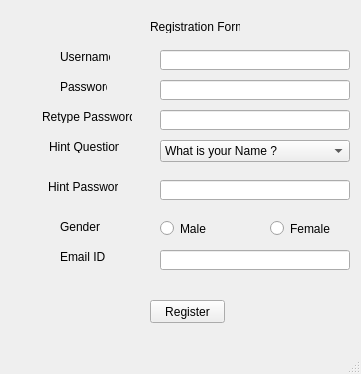
<?xml version="1.0" encoding="UTF-8"?>
<ui version="4.0">
 <class>MainWindow</class>
 <widget class="QMainWindow" name="MainWindow">
  <property name="geometry">
   <rect>
    <x>0</x>
    <y>0</y>
    <width>361</width>
    <height>374</height>
   </rect>
  </property>
  <property name="windowTitle">
   <string>MainWindow</string>
  </property>
  <widget class="QWidget" name="centralwidget">
   <widget class="QLabel" name="title">
    <property name="geometry">
     <rect>
      <x>150</x>
      <y>20</y>
      <width>90</width>
      <height>13</height>
     </rect>
    </property>
    <property name="text">
     <string>Registration Form</string>
    </property>
   </widget>
   <widget class="QLabel" name="username">
    <property name="geometry">
     <rect>
      <x>60</x>
      <y>50</y>
      <width>50</width>
      <height>13</height>
     </rect>
    </property>
    <property name="text">
     <string>Username</string>
    </property>
   </widget>
   <widget class="QLabel" name="password">
    <property name="geometry">
     <rect>
      <x>60</x>
      <y>80</y>
      <width>47</width>
      <height>13</height>
     </rect>
    </property>
    <property name="text">
     <string>Password</string>
    </property>
   </widget>
   <widget class="QLabel" name="re_pass">
    <property name="geometry">
     <rect>
      <x>42</x>
      <y>110</y>
      <width>90</width>
      <height>13</height>
     </rect>
    </property>
    <property name="text">
     <string>Retype Password</string>
    </property>
   </widget>
   <widget class="QLabel" name="hint_ques">
    <property name="geometry">
     <rect>
      <x>49</x>
      <y>140</y>
      <width>70</width>
      <height>13</height>
     </rect>
    </property>
    <property name="text">
     <string>Hint Question</string>
    </property>
   </widget>
   <widget class="QLabel" name="hint_pass">
    <property name="geometry">
     <rect>
      <x>48</x>
      <y>180</y>
      <width>70</width>
      <height>13</height>
     </rect>
    </property>
    <property name="text">
     <string>Hint Password</string>
    </property>
   </widget>
   <widget class="QLabel" name="gender">
    <property name="geometry">
     <rect>
      <x>60</x>
      <y>220</y>
      <width>40</width>
      <height>13</height>
     </rect>
    </property>
    <property name="text">
     <string>Gender</string>
    </property>
   </widget>
   <widget class="QLabel" name="mail">
    <property name="geometry">
     <rect>
      <x>60</x>
      <y>250</y>
      <width>47</width>
      <height>13</height>
     </rect>
    </property>
    <property name="text">
     <string>Email ID</string>
    </property>
   </widget>
   <widget class="QLineEdit" name="line_user">
    <property name="geometry">
     <rect>
      <x>160</x>
      <y>50</y>
      <width>190</width>
      <height>20</height>
     </rect>
    </property>
   </widget>
   <widget class="QLineEdit" name="line_pass">
    <property name="geometry">
     <rect>
      <x>160</x>
      <y>80</y>
      <width>190</width>
      <height>20</height>
     </rect>
    </property>
   </widget>
   <widget class="QLineEdit" name="line_pass2">
    <property name="geometry">
     <rect>
      <x>160</x>
      <y>110</y>
      <width>190</width>
      <height>20</height>
     </rect>
    </property>
   </widget>
   <widget class="QComboBox" name="box_ques">
    <property name="geometry">
     <rect>
      <x>160</x>
      <y>140</y>
      <width>190</width>
      <height>22</height>
     </rect>
    </property>
    <item>
     <property name="text">
      <string>What is your Name ?</string>
     </property>
    </item>
    <item>
     <property name="text">
      <string>What is your favourite Colour ?</string>
     </property>
    </item>
    <item>
     <property name="text">
      <string>In which City do you Live ?</string>
     </property>
    </item>
    <item>
     <property name="text">
      <string>What is your Nickname ?</string>
     </property>
    </item>
    <item>
     <property name="text">
      <string>Which Car do you Own ?</string>
     </property>
    </item>
   </widget>
   <widget class="QLineEdit" name="line_hint">
    <property name="geometry">
     <rect>
      <x>160</x>
      <y>180</y>
      <width>190</width>
      <height>20</height>
     </rect>
    </property>
   </widget>
   <widget class="QRadioButton" name="male">
    <property name="geometry">
     <rect>
      <x>160</x>
      <y>220</y>
      <width>51</width>
      <height>17</height>
     </rect>
    </property>
    <property name="text">
     <string>Male</string>
    </property>
   </widget>
   <widget class="QRadioButton" name="female">
    <property name="geometry">
     <rect>
      <x>270</x>
      <y>220</y>
      <width>60</width>
      <height>17</height>
     </rect>
    </property>
    <property name="text">
     <string>Female</string>
    </property>
   </widget>
   <widget class="QLineEdit" name="line_mail">
    <property name="geometry">
     <rect>
      <x>160</x>
      <y>250</y>
      <width>190</width>
      <height>20</height>
     </rect>
    </property>
   </widget>
   <widget class="QPushButton" name="register_2">
    <property name="geometry">
     <rect>
      <x>150</x>
      <y>300</y>
      <width>75</width>
      <height>23</height>
     </rect>
    </property>
    <property name="text">
     <string>Register</string>
    </property>
   </widget>
  </widget>
  <widget class="QMenuBar" name="menubar">
   <property name="geometry">
    <rect>
     <x>0</x>
     <y>0</y>
     <width>361</width>
     <height>21</height>
    </rect>
   </property>
  </widget>
  <widget class="QStatusBar" name="statusbar"/>
 </widget>
 <resources/>
 <connections>
  <connection>
   <sender>register_2</sender>
   <signal>clicked()</signal>
   <receiver>MainWindow</receiver>
   <slot>signup()</slot>
   <hints>
    <hint type="sourcelabel">
     <x>166</x>
     <y>324</y>
    </hint>
    <hint type="destinationlabel">
     <x>94</x>
     <y>317</y>
    </hint>
   </hints>
  </connection>
 </connections>
 <slots>
  <slot>signup()</slot>
 </slots>
</ui>
